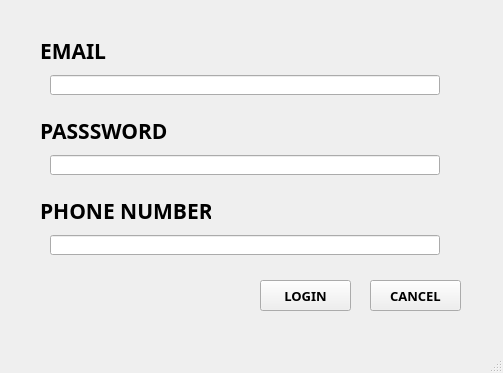
<?xml version="1.0" encoding="UTF-8"?>
<ui version="4.0">
 <class>registerPage</class>
 <widget class="QMainWindow" name="registerPage">
  <property name="geometry">
   <rect>
    <x>0</x>
    <y>0</y>
    <width>503</width>
    <height>373</height>
   </rect>
  </property>
  <property name="minimumSize">
   <size>
    <width>503</width>
    <height>373</height>
   </size>
  </property>
  <property name="maximumSize">
   <size>
    <width>503</width>
    <height>373</height>
   </size>
  </property>
  <property name="windowTitle">
   <string>Register</string>
  </property>
  <widget class="QWidget" name="centralwidget">
   <widget class="QLabel" name="label">
    <property name="geometry">
     <rect>
      <x>40</x>
      <y>40</y>
      <width>91</width>
      <height>21</height>
     </rect>
    </property>
    <property name="font">
     <font>
      <family>Bahnschrift SemiBold</family>
      <pointsize>16</pointsize>
      <weight>75</weight>
      <bold>true</bold>
     </font>
    </property>
    <property name="text">
     <string>EMAIL</string>
    </property>
   </widget>
   <widget class="QLabel" name="label_2">
    <property name="geometry">
     <rect>
      <x>40</x>
      <y>120</y>
      <width>141</width>
      <height>21</height>
     </rect>
    </property>
    <property name="font">
     <font>
      <family>Bahnschrift SemiBold</family>
      <pointsize>16</pointsize>
      <weight>75</weight>
      <bold>true</bold>
     </font>
    </property>
    <property name="text">
     <string>PASSSWORD</string>
    </property>
   </widget>
   <widget class="QLabel" name="label_3">
    <property name="geometry">
     <rect>
      <x>40</x>
      <y>200</y>
      <width>171</width>
      <height>21</height>
     </rect>
    </property>
    <property name="font">
     <font>
      <family>Bahnschrift SemiBold</family>
      <pointsize>16</pointsize>
      <weight>75</weight>
      <bold>true</bold>
     </font>
    </property>
    <property name="text">
     <string>PHONE NUMBER</string>
    </property>
   </widget>
   <widget class="QLineEdit" name="lineEdit">
    <property name="geometry">
     <rect>
      <x>50</x>
      <y>75</y>
      <width>390</width>
      <height>20</height>
     </rect>
    </property>
    <property name="clearButtonEnabled">
     <bool>true</bool>
    </property>
   </widget>
   <widget class="QLineEdit" name="lineEdit_2">
    <property name="geometry">
     <rect>
      <x>50</x>
      <y>155</y>
      <width>390</width>
      <height>20</height>
     </rect>
    </property>
    <property name="clearButtonEnabled">
     <bool>true</bool>
    </property>
   </widget>
   <widget class="QLineEdit" name="lineEdit_3">
    <property name="geometry">
     <rect>
      <x>50</x>
      <y>235</y>
      <width>390</width>
      <height>20</height>
     </rect>
    </property>
    <property name="clearButtonEnabled">
     <bool>true</bool>
    </property>
   </widget>
   <widget class="QPushButton" name="cancleButton">
    <property name="geometry">
     <rect>
      <x>370</x>
      <y>280</y>
      <width>91</width>
      <height>31</height>
     </rect>
    </property>
    <property name="font">
     <font>
      <family>Bahnschrift SemiBold</family>
      <pointsize>10</pointsize>
      <weight>75</weight>
      <bold>true</bold>
     </font>
    </property>
    <property name="text">
     <string>CANCEL</string>
    </property>
   </widget>
   <widget class="QPushButton" name="loginButton">
    <property name="geometry">
     <rect>
      <x>260</x>
      <y>280</y>
      <width>91</width>
      <height>31</height>
     </rect>
    </property>
    <property name="font">
     <font>
      <family>Bahnschrift SemiBold</family>
      <pointsize>10</pointsize>
      <weight>75</weight>
      <bold>true</bold>
     </font>
    </property>
    <property name="text">
     <string>LOGIN</string>
    </property>
   </widget>
  </widget>
  <widget class="QMenuBar" name="menubar">
   <property name="geometry">
    <rect>
     <x>0</x>
     <y>0</y>
     <width>503</width>
     <height>21</height>
    </rect>
   </property>
  </widget>
  <widget class="QStatusBar" name="statusbar"/>
 </widget>
 <resources/>
 <connections/>
</ui>
